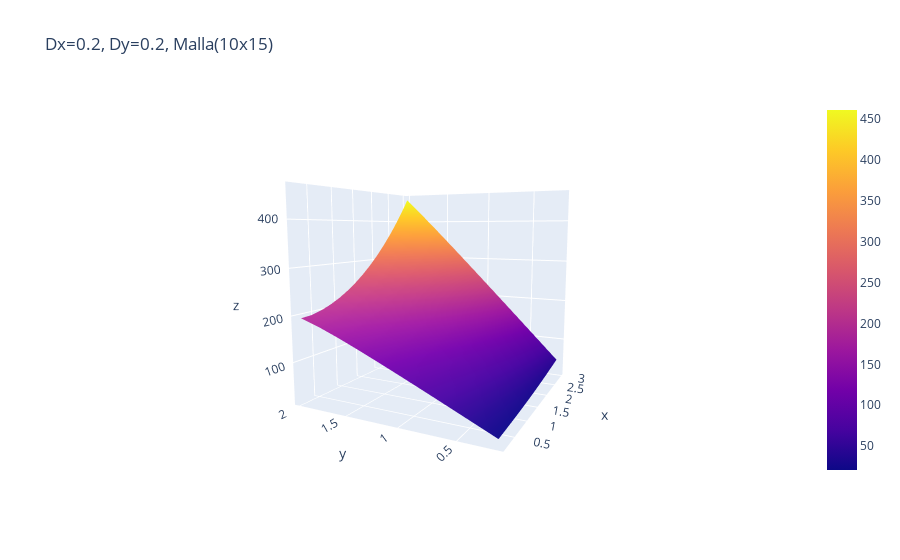

The notebook cell saved with this chart:
### Code cell
solve_(h=2, w=3, deltaX=1/5, deltaY=1/5)

### Figure 1 — Plotly figure (JSON) as saved in the notebook; plotly's stock layout.template omitted (floating-point values rounded to 4 significant figures; data arrays with more than 128 entries replaced by an {"elided": "..."} marker saying what was removed)
{"data": [{"type": "surface", "x": {"elided": "10x15 float values"}, "y": {"elided": "10x15 float values"}, "z": {"elided": "10x15 float values"}}], "layout": {"scene": {"camera": {"center": {"x": 0, "y": 0, "z": 0}, "eye": {"x": -2, "y": -1, "z": 0.3}, "up": {"x": 0, "y": 0, "z": 1}}}, "title": {"text": "Dx=0.2, Dy=0.2, Malla(10x15)"}}}
